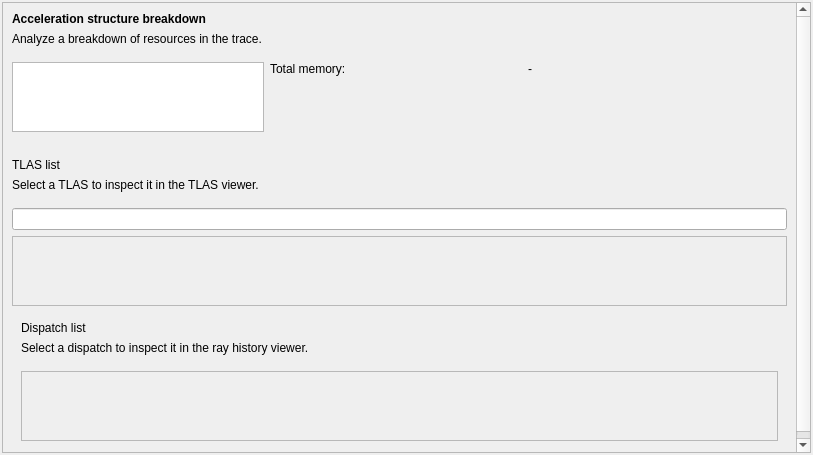
<?xml version="1.0" encoding="UTF-8"?>
<ui version="4.0">
 <class>SummaryPane</class>
 <widget class="QWidget" name="summary_pane_">
  <property name="geometry">
   <rect>
    <x>0</x>
    <y>0</y>
    <width>813</width>
    <height>455</height>
   </rect>
  </property>
  <layout class="QHBoxLayout" name="horizontal_layout_">
   <property name="spacing">
    <number>2</number>
   </property>
   <property name="leftMargin">
    <number>2</number>
   </property>
   <property name="topMargin">
    <number>2</number>
   </property>
   <property name="rightMargin">
    <number>2</number>
   </property>
   <property name="bottomMargin">
    <number>2</number>
   </property>
   <item>
    <widget class="QScrollArea" name="main_scroll_area_">
     <property name="widgetResizable">
      <bool>true</bool>
     </property>
     <widget class="QWidget" name="main_content_">
      <property name="geometry">
       <rect>
        <x>0</x>
        <y>-231</y>
        <width>792</width>
        <height>682</height>
       </rect>
      </property>
      <layout class="QVBoxLayout" name="vertical_layout_">
       <item>
        <widget class="ScaledLabel" name="tlas_summary_header_">
         <property name="sizePolicy">
          <sizepolicy hsizetype="Minimum" vsizetype="Fixed">
           <horstretch>0</horstretch>
           <verstretch>0</verstretch>
          </sizepolicy>
         </property>
         <property name="font">
          <font>
           <weight>75</weight>
           <bold>true</bold>
          </font>
         </property>
         <property name="minimumSize">
          <size>
           <width>0</width>
           <height>0</height>
          </size>
         </property>
         <property name="text">
          <string>Acceleration structure breakdown</string>
         </property>
        </widget>
       </item>
       <item>
        <widget class="ScaledLabel" name="tlas_summary_">
         <property name="sizePolicy">
          <sizepolicy hsizetype="Minimum" vsizetype="Fixed">
           <horstretch>0</horstretch>
           <verstretch>0</verstretch>
          </sizepolicy>
         </property>
         <property name="minimumSize">
          <size>
           <width>0</width>
           <height>0</height>
          </size>
         </property>
         <property name="text">
          <string>Analyze a breakdown of resources in the trace.</string>
         </property>
        </widget>
       </item>
       <item>
        <spacer name="vertical_spacer_start_stats_">
         <property name="orientation">
          <enum>Qt::Vertical</enum>
         </property>
         <property name="sizeType">
          <enum>QSizePolicy::Fixed</enum>
         </property>
         <property name="sizeHint" stdset="0">
          <size>
           <width>20</width>
           <height>10</height>
          </size>
         </property>
        </spacer>
       </item>
       <item>
        <layout class="QGridLayout">
         <item row="0" column="0">
          <widget class="ScaledTableView" name="global_stats_table_">
           <property name="sizePolicy">
            <sizepolicy hsizetype="Minimum" vsizetype="Minimum">
             <horstretch>0</horstretch>
             <verstretch>0</verstretch>
            </sizepolicy>
           </property>
           <property name="minimumSize">
            <size>
             <width>150</width>
             <height>0</height>
            </size>
           </property>
           <property name="verticalScrollBarPolicy">
            <enum>Qt::ScrollBarAlwaysOff</enum>
           </property>
           <property name="horizontalScrollBarPolicy">
            <enum>Qt::ScrollBarAlwaysOff</enum>
           </property>
           <property name="sizeAdjustPolicy">
            <enum>QAbstractScrollArea::AdjustToContents</enum>
           </property>
           <property name="wordWrap">
            <bool>false</bool>
           </property>
          </widget>
         </item>
         <item row="0" column="1">
          <widget class="ScaledLabel" name="total_memory_label_">
           <property name="leftMargin">
            <number>60</number>
           </property>
           <property name="sizePolicy">
            <sizepolicy hsizetype="Minimum" vsizetype="Minimum">
             <horstretch>0</horstretch>
             <verstretch>0</verstretch>
            </sizepolicy>
           </property>
           <property name="alignment">
            <set>Qt::AlignTop</set>
           </property>
           <property name="minimumSize">
            <size>
             <width>0</width>
             <height>0</height>
            </size>
           </property>
           <property name="text">
            <string>Total memory:</string>
           </property>
          </widget>
         </item>
         <item row="0" column="2">
          <widget class="ScaledLabel" name="total_memory_content_">
           <property name="sizePolicy">
            <sizepolicy hsizetype="Minimum" vsizetype="Minimum">
             <horstretch>0</horstretch>
             <verstretch>0</verstretch>
            </sizepolicy>
           </property>
           <property name="alignment">
            <set>Qt::AlignTop</set>
           </property>
           <property name="minimumSize">
            <size>
             <width>0</width>
             <height>0</height>
            </size>
           </property>
           <property name="text">
            <string>-</string>
           </property>
          </widget>
         </item>
         <item row="0" column="3">
          <spacer>
           <property name="orientation">
            <enum>Qt::Horizontal</enum>
           </property>
           <property name="sizeType">
            <enum>QSizePolicy::Expanding</enum>
           </property>
          </spacer>
         </item>
        </layout>
       </item>
       <item>
        <spacer name="vertical_spacer_end_stats_">
         <property name="orientation">
          <enum>Qt::Vertical</enum>
         </property>
         <property name="sizeType">
          <enum>QSizePolicy::Fixed</enum>
         </property>
         <property name="sizeHint" stdset="0">
          <size>
           <width>20</width>
           <height>20</height>
          </size>
         </property>
        </spacer>
       </item>
       <item>
        <widget class="ScaledLabel" name="tlas_list_header_">
         <property name="sizePolicy">
          <sizepolicy hsizetype="Minimum" vsizetype="Fixed">
           <horstretch>0</horstretch>
           <verstretch>0</verstretch>
          </sizepolicy>
         </property>
         <property name="minimumSize">
          <size>
           <width>0</width>
           <height>0</height>
          </size>
         </property>
         <property name="text">
          <string>TLAS list</string>
         </property>
        </widget>
       </item>
       <item>
        <widget class="ScaledLabel" name="tlas_list_description_">
         <property name="sizePolicy">
          <sizepolicy hsizetype="Minimum" vsizetype="Fixed">
           <horstretch>0</horstretch>
           <verstretch>0</verstretch>
          </sizepolicy>
         </property>
         <property name="minimumSize">
          <size>
           <width>0</width>
           <height>0</height>
          </size>
         </property>
         <property name="text">
          <string>Select a TLAS to inspect it in the TLAS viewer.</string>
         </property>
        </widget>
       </item>
       <item>
        <spacer name="vertical_spacer_tlas_table_">
         <property name="orientation">
          <enum>Qt::Vertical</enum>
         </property>
         <property name="sizeType">
          <enum>QSizePolicy::Fixed</enum>
         </property>
         <property name="sizeHint" stdset="0">
          <size>
           <width>20</width>
           <height>10</height>
          </size>
         </property>
        </spacer>
       </item>
       <item>
        <widget class="TextSearchWidget" name="search_box_"/>
       </item>
       <item>
        <widget class="QScrollArea" name="tlas_overview_scroll_area_">
         <property name="sizePolicy">
          <sizepolicy hsizetype="Expanding" vsizetype="Expanding">
           <horstretch>0</horstretch>
           <verstretch>0</verstretch>
          </sizepolicy>
         </property>
         <property name="verticalScrollBarPolicy">
          <enum>Qt::ScrollBarAsNeeded</enum>
         </property>
         <property name="horizontalScrollBarPolicy">
          <enum>Qt::ScrollBarAsNeeded</enum>
         </property>
         <property name="sizeAdjustPolicy">
          <enum>QAbstractScrollArea::AdjustToContents</enum>
         </property>
         <widget class="QWidget" name="tlas_scroll_area_contents_">
          <property name="sizePolicy">
           <sizepolicy hsizetype="Expanding" vsizetype="Fixed">
            <horstretch>0</horstretch>
            <verstretch>0</verstretch>
           </sizepolicy>
          </property>
          <layout class="QVBoxLayout" name="tlas_pane_list_">
           <property name="spacing">
            <number>0</number>
           </property>
           <property name="sizeConstraint">
            <enum>QLayout::SetMinAndMaxSize</enum>
           </property>
          </layout>
         </widget>
        </widget>
       </item>
       <item>
        <widget class="QWidget" name="dispatch_contents_">
         <layout class="QVBoxLayout" name="dispatch_layout_">
          <item>
           <widget class="ScaledLabel" name="dispatch_list_header_">
            <property name="sizePolicy">
             <sizepolicy hsizetype="Minimum" vsizetype="Fixed">
              <horstretch>0</horstretch>
              <verstretch>0</verstretch>
             </sizepolicy>
            </property>
            <property name="minimumSize">
             <size>
              <width>0</width>
              <height>0</height>
             </size>
            </property>
            <property name="text">
             <string>Dispatch list</string>
            </property>
           </widget>
          </item>
          <item>
           <widget class="ScaledLabel" name="dispatch_list_description_">
            <property name="sizePolicy">
             <sizepolicy hsizetype="Minimum" vsizetype="Fixed">
              <horstretch>0</horstretch>
              <verstretch>0</verstretch>
             </sizepolicy>
            </property>
            <property name="minimumSize">
             <size>
              <width>0</width>
              <height>0</height>
             </size>
            </property>
            <property name="text">
             <string>Select a dispatch to inspect it in the ray history viewer.</string>
            </property>
           </widget>
          </item>
          <item>
           <spacer name="vertical_spacer_dispatch_table_">
            <property name="orientation">
             <enum>Qt::Vertical</enum>
            </property>
            <property name="sizeType">
             <enum>QSizePolicy::Fixed</enum>
            </property>
            <property name="sizeHint" stdset="0">
             <size>
              <width>20</width>
              <height>10</height>
             </size>
            </property>
           </spacer>
          </item>
          <item>
           <widget class="QScrollArea" name="dispatch_scroll_area_">
            <property name="sizePolicy">
             <sizepolicy hsizetype="Expanding" vsizetype="Expanding">
              <horstretch>0</horstretch>
              <verstretch>0</verstretch>
             </sizepolicy>
            </property>
            <property name="widgetResizable">
             <bool>true</bool>
            </property>
            <property name="verticalScrollBarPolicy">
             <enum>Qt::ScrollBarAsNeeded</enum>
            </property>
            <property name="horizontalScrollBarPolicy">
             <enum>Qt::ScrollBarAsNeeded</enum>
            </property>
            <property name="sizeAdjustPolicy">
             <enum>QAbstractScrollArea::AdjustToContents</enum>
            </property>
            <widget class="QWidget" name="dispatch_scroll_area_contents_">
             <property name="sizePolicy">
              <sizepolicy hsizetype="Expanding" vsizetype="Fixed">
               <horstretch>0</horstretch>
               <verstretch>0</verstretch>
              </sizepolicy>
             </property>
             <layout class="QHBoxLayout" name="dispatch_pane_list_">
              <property name="spacing">
               <number>10</number>
              </property>
              <property name="alignment">
               <set>Qt::AlignLeft | Qt::AlignTop</set>
              </property>
             </layout>
            </widget>
           </widget>
          </item>
         </layout>
        </widget>
       </item>
      </layout>
     </widget>
    </widget>
   </item>
  </layout>
 </widget>
 <customwidgets>
  <customwidget>
   <class>ScaledLabel</class>
   <extends>QLabel</extends>
   <header>qt_common/custom_widgets/scaled_label.h</header>
  </customwidget>
  <customwidget>
   <class>ScaledPushButton</class>
   <extends>QLabel</extends>
   <header>qt_common/custom_widgets/scaled_push_button.h</header>
  </customwidget>
  <customwidget>
   <class>ScaledTableView</class>
   <extends>QTableView</extends>
   <header>qt_common/custom_widgets/scaled_table_view.h</header>
  </customwidget>
  <customwidget>
   <class>TextSearchWidget</class>
   <extends>QLineEdit</extends>
   <header>qt_common/custom_widgets/text_search_widget.h</header>
  </customwidget>
  <customwidget>
   <class>ReadOnlyCheckBox</class>
   <extends>QCheckbox</extends>
   <header>views/custom_widgets/read_only_checkbox.h</header>
  </customwidget>
  <customwidget>
   <class>ExpandingScrollArea</class>
   <extends>QScrollArea</extends>
   <header>qt_common/custom_widgets/expanding_scroll_area.h</header>
   <container>1</container>
  </customwidget>
 </customwidgets>
 <resources>
  <include location="resources.qrc"/>
 </resources>
 <connections/>
</ui>
